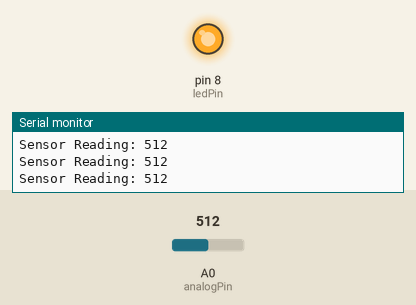
A sketch run on a simulated Arduino Uno, built with avr-gcc and run on an emulated ATmega328P. Parts: output pins drawn as LEDs (lit = HIGH), the last lines printed to the serial monitor. The inputs (shaded band) are chosen by the test bench; at power-on: A0 (analogPin) = 512.

Above: at 1.2 s.
1.3 s: A0 (analogPin) set to 0
At 2.2 s:
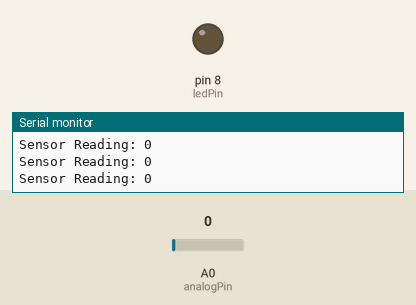
2.8 s: A0 (analogPin) set to 122
At 3.5 s:
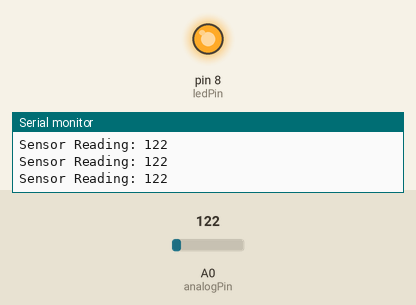
Timing chart, 0 to 5.8 s (numbered marks = the images above; inputs shaded):
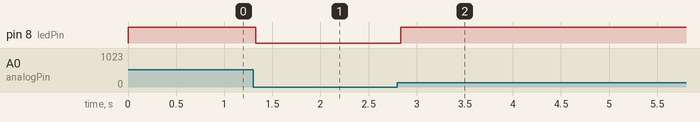

The sketch:

Night_Light.ino.ino
```cpp
int analogPin = A0;
int ledPin = 8;
String stringOne = "Sensor Reading: ";

void setup() {
 pinMode(ledPin, OUTPUT);
 Serial.begin(9600);
}

void loop() {
  int sensorReading = analogRead(analogPin);
  Serial.println(stringOne + sensorReading);

  if (sensorReading > 0) {
    digitalWrite(ledPin, HIGH);
  }
  else
  {
    digitalWrite(ledPin, LOW);
  }
}
```

Measured:
- after the input at 1.3 s, pin 8 (ledPin): HIGH → LOW at once
- after the input at 2.8 s, pin 8 (ledPin): LOW → HIGH at once
